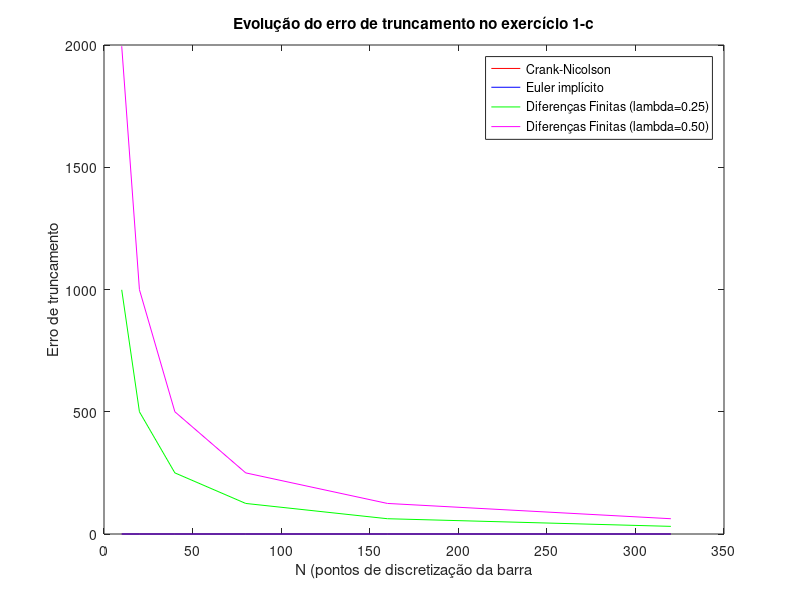
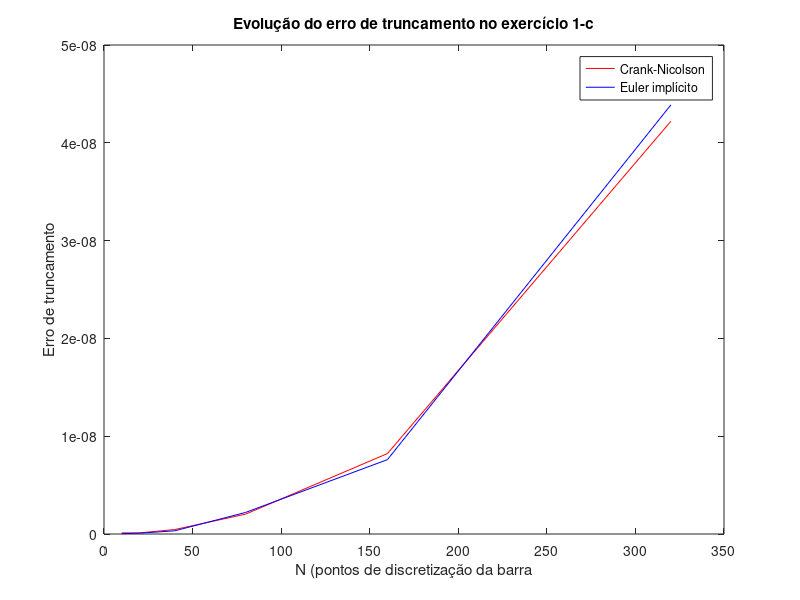

MATLAB code to generate these figures, in order:
%%%
% Script para visualizar os dados gerados pelo Exercício Programa 1 da
% disciplina MAP3121: Um problema inverso para obtenção da distribuição de
% Temperatura.
%
% Matheus Bordin Gomes
% João Ferreira Cysne

close all; clear; clc;

%%
% Dados
N = [10 20 40 80 160 320];

crank_err = [0.000000000116 0.000000000111 0.000000000457 0.000000002035 0.000000008224 0.000000042199];
euler_err =  [3.3E-11 8.5E-11 0.000000000327 0.000000002209 0.000000007604 0.000000043873];
diff_25_err = [998.750000000058 499.843749999884 249.980468749884 124.99755859212 62.499694823986 31.249961852096];
diff_50_err = [1994.99999999997 999.374999999942 499.921874999884 249.990234376164 124.998779296409 62.499847434927];

%%
% Plot
figure(1);
plot(N, crank_err, 'r', N, euler_err, 'b', N, diff_25_err, 'g', N, diff_50_err, 'm');
title('Evolução do erro de truncamento no exercício 1-c');
ylabel('Erro de truncamento');
xlabel('N (pontos de discretização da barra');
legend('Crank-Nicolson','Euler implícito','Diferenças Finitas (lambda=0.25)','Diferenças Finitas (lambda=0.50)');

figure(2);
plot(N, crank_err, 'r', N, euler_err, 'b');
title('Evolução do erro de truncamento no exercício 1-c');
ylabel('Erro de truncamento');
xlabel('N (pontos de discretização da barra');
legend('Crank-Nicolson','Euler implícito');